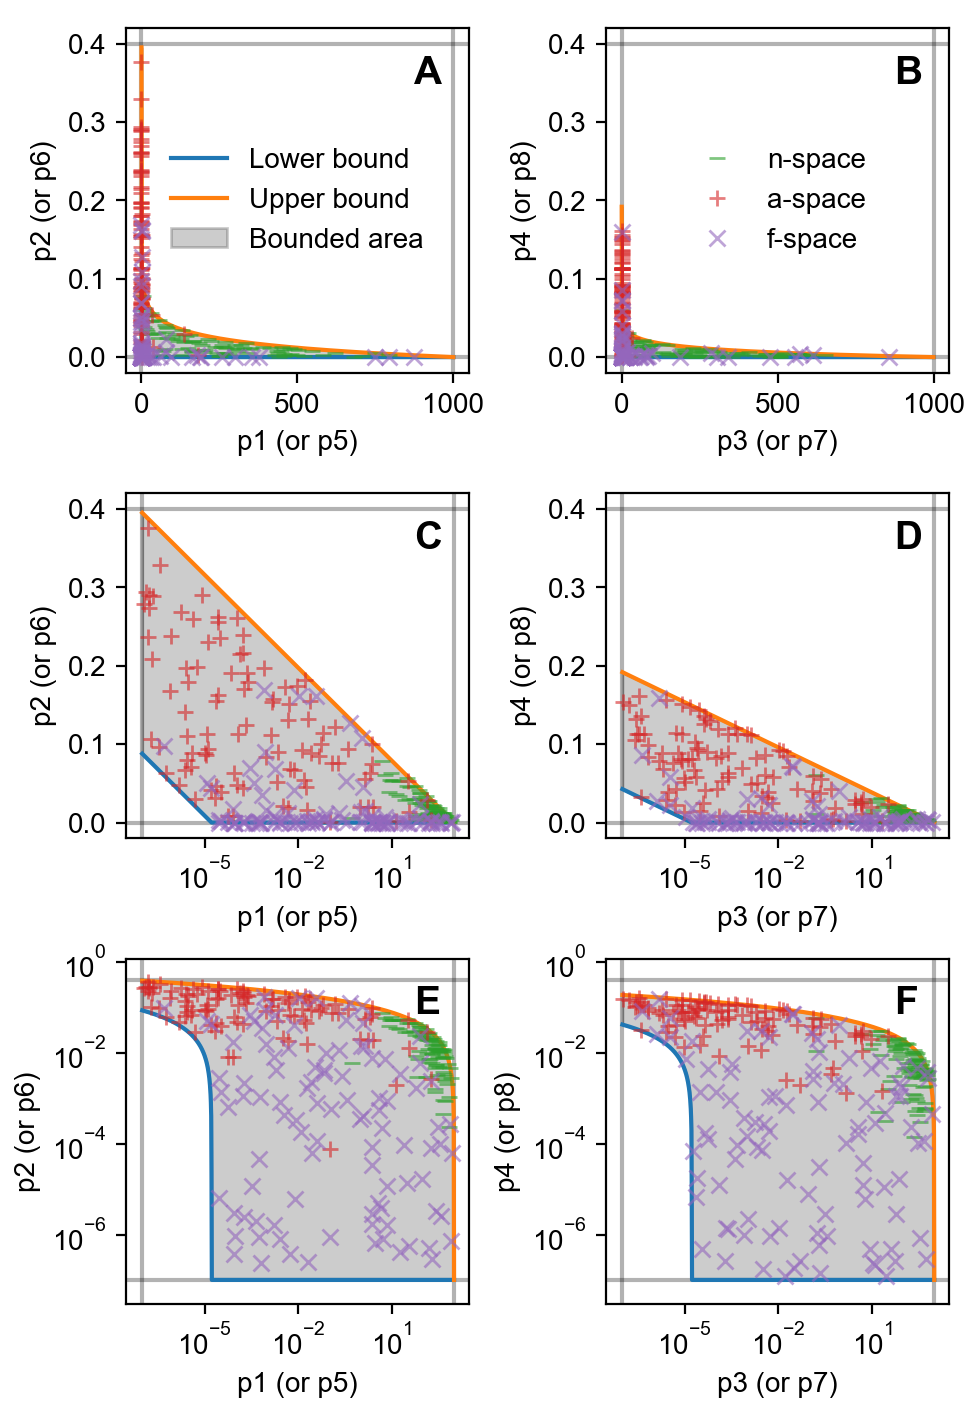

Here is the Python script that generated this plot:
#!/usr/bin/env python3
#
# Figure: Prior
#
from __future__ import division
from __future__ import print_function
import os
import sys
import numpy as np
import myokit
import matplotlib
import matplotlib.pyplot as plt
from matplotlib.gridspec import GridSpec
from matplotlib.gridspec import GridSpecFromSubplotSpec as SubGridSpec

# Load project modules
sys.path.append(os.path.abspath(os.path.join('..', '..', 'python')))
import boundaries
import cells
import plots
import transformations


# Filename
base = os.path.splitext(os.path.basename(__file__))[0]

# Set font
font = {'family': 'arial', 'size': 10}
matplotlib.rc('font', **font)

# Matplotlib figure sizes are in inches
def mm(*size):
    return tuple(x / 25.4 * 1.5 for x in size)

# Create figure
fig = plt.figure(figsize=mm(82, 120), dpi=200)
fig.subplots_adjust(0.13, 0.08, 0.98, 0.98)
grid = GridSpec(3, 1, hspace=0.35)
g1 = SubGridSpec(1, 2, subplot_spec=grid[0, 0], wspace=0.40)
g2 = SubGridSpec(1, 2, subplot_spec=grid[1, 0], wspace=0.40)
g3 = SubGridSpec(1, 2, subplot_spec=grid[2, 0], wspace=0.40)

# Linear plots
ax0 = fig.add_subplot(g1[0, 0])
ax0.set_xlabel('p1 (or p5)')
ax0.set_ylabel('p2 (or p6)')
plots.prior12(ax0, False)

ax1 = fig.add_subplot(g1[0, 1])
ax1.set_xlabel('p3 (or p7)')
ax1.set_ylabel('p4 (or p8)')
plots.prior34(ax1, False, labels=False)

# Log plots
ax2 = fig.add_subplot(g2[0, 0])
ax2.set_xlabel('p1 (or p5)')
ax2.set_ylabel('p2 (or p6)')
plots.prior12(ax2, True)

ax3 = fig.add_subplot(g2[0, 1])
ax3.set_xlabel('p3 (or p7)')
ax3.set_ylabel('p4 (or p8)')
plots.prior34(ax3, True,)

# Log-log plots
ax4 = fig.add_subplot(g3[0, 0])
ax4.set_xlabel('p1 (or p5)')
ax4.set_ylabel('p2 (or p6)')
plots.prior12(ax4, True, True)

ax5 = fig.add_subplot(g3[0, 1])
ax5.set_xlabel('p3 (or p7)')
ax5.set_ylabel('p4 (or p8)')
plots.prior34(ax5, True, True)

# Draw samples
t0 = transformations.NullTransformation()
t1 = transformations.ATransformation()
t2 = transformations.FullTransformation()
labels = ['n-space', 'a-space', 'f-space']
markers = ['_', '+', 'x']

for i, trans in enumerate([t0, t1, t2]):

    # Sample
    b = boundaries.Boundaries(t0, trans)
    ps = np.array([b.sample() for i in range(50)])
    for p in ps:
        assert(b.check(p))

    # Join (p1, p5), (p2, p6), etc., discard conductances
    p1 = np.concatenate((ps[:, 0], ps[:, 4]))
    p2 = np.concatenate((ps[:, 1], ps[:, 5]))
    p3 = np.concatenate((ps[:, 2], ps[:, 6]))
    p4 = np.concatenate((ps[:, 3], ps[:, 7]))

    alpha = 0.6

    ax0.plot(p1, p2, markers[i], alpha=alpha)
    ax2.plot(p1, p2, markers[i], alpha=alpha)
    ax4.plot(p1, p2, markers[i], alpha=alpha)

    ax1.plot(p3, p4, markers[i], alpha=alpha, label=labels[i])
    ax3.plot(p3, p4, markers[i], alpha=alpha)
    ax5.plot(p3, p4, markers[i], alpha=alpha)


# Labels
font = {'weight': 'bold', 'fontsize': 14}
ax0.text(0.84, 0.84, 'A', font, transform=ax0.transAxes)
ax1.text(0.84, 0.84, 'B', font, transform=ax1.transAxes)
ax2.text(0.84, 0.84, 'C', font, transform=ax2.transAxes)
ax3.text(0.84, 0.84, 'D', font, transform=ax3.transAxes)
ax4.text(0.84, 0.84, 'E', font, transform=ax4.transAxes)
ax5.text(0.84, 0.84, 'F', font, transform=ax5.transAxes)
ax0.legend(loc='center', frameon=False)
ax1.legend(loc='center', frameon=False)


# Finalise
fig.savefig(base + '.pdf')
fig.savefig(base + '.png')

#plt.show()
